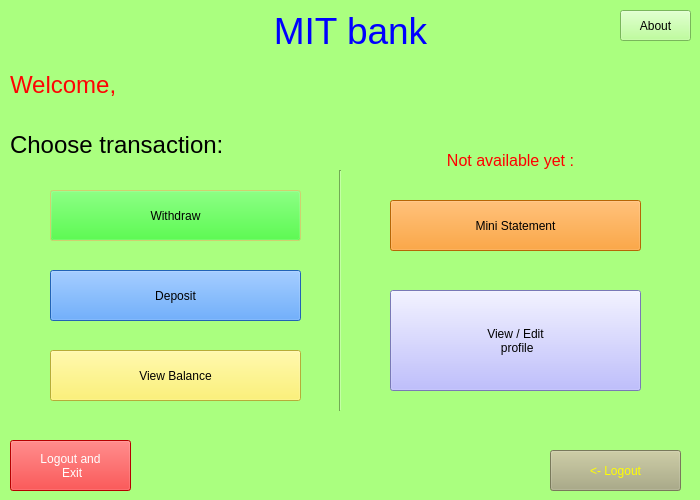
<?xml version="1.0" encoding="UTF-8"?>
<ui version="4.0">
 <class>Options</class>
 <widget class="QDialog" name="Options">
  <property name="geometry">
   <rect>
    <x>0</x>
    <y>0</y>
    <width>700</width>
    <height>500</height>
   </rect>
  </property>
  <property name="minimumSize">
   <size>
    <width>700</width>
    <height>500</height>
   </size>
  </property>
  <property name="maximumSize">
   <size>
    <width>700</width>
    <height>500</height>
   </size>
  </property>
  <property name="windowTitle">
   <string>Transactions</string>
  </property>
  <property name="styleSheet">
   <string notr="true">background-color: rgb(170, 255, 127);</string>
  </property>
  <widget class="QLabel" name="label_2">
   <property name="geometry">
    <rect>
     <x>0</x>
     <y>10</y>
     <width>701</width>
     <height>41</height>
    </rect>
   </property>
   <property name="minimumSize">
    <size>
     <width>200</width>
     <height>0</height>
    </size>
   </property>
   <property name="text">
    <string>&lt;html&gt;&lt;head/&gt;&lt;body&gt;&lt;p align=&quot;center&quot;&gt;&lt;span style=&quot; font-size:28pt; color:#0000ff;&quot;&gt;MIT bank&lt;/span&gt;&lt;/p&gt;&lt;/body&gt;&lt;/html&gt;</string>
   </property>
  </widget>
  <widget class="QPushButton" name="withdraw">
   <property name="geometry">
    <rect>
     <x>50</x>
     <y>190</y>
     <width>251</width>
     <height>51</height>
    </rect>
   </property>
   <property name="styleSheet">
    <string notr="true">font: 75 23pt &quot;Tahoma&quot;;
background-color: rgb(0, 255, 0);
selection-color: rgb(170, 0, 255);
border-color: rgb(0, 0, 0);
selection-background-color: rgb(255, 255, 127);</string>
   </property>
   <property name="text">
    <string>Withdraw</string>
   </property>
  </widget>
  <widget class="Line" name="line">
   <property name="geometry">
    <rect>
     <x>330</x>
     <y>170</y>
     <width>20</width>
     <height>241</height>
    </rect>
   </property>
   <property name="orientation">
    <enum>Qt::Vertical</enum>
   </property>
  </widget>
  <widget class="QPushButton" name="pushButton_2">
   <property name="geometry">
    <rect>
     <x>390</x>
     <y>200</y>
     <width>251</width>
     <height>51</height>
    </rect>
   </property>
   <property name="styleSheet">
    <string notr="true">font: 75 23pt &quot;Tahoma&quot;;
background-color: rgb(255, 143, 7);
selection-color: rgb(170, 0, 255);
border-color: rgb(0, 0, 0);
selection-background-color: rgb(255, 255, 127);</string>
   </property>
   <property name="text">
    <string>Mini Statement</string>
   </property>
  </widget>
  <widget class="QPushButton" name="viewBalance">
   <property name="geometry">
    <rect>
     <x>50</x>
     <y>350</y>
     <width>251</width>
     <height>51</height>
    </rect>
   </property>
   <property name="styleSheet">
    <string notr="true">font: 75 23pt &quot;Tahoma&quot;;
background-color: rgb(255, 241, 79);
selection-color: rgb(170, 0, 255);
border-color: rgb(0, 0, 0);
selection-background-color: rgb(255, 255, 127);</string>
   </property>
   <property name="text">
    <string>View Balance</string>
   </property>
  </widget>
  <widget class="QPushButton" name="deposit">
   <property name="geometry">
    <rect>
     <x>50</x>
     <y>270</y>
     <width>251</width>
     <height>51</height>
    </rect>
   </property>
   <property name="styleSheet">
    <string notr="true">font: 75 23pt &quot;Tahoma&quot;;
background-color: rgb(48, 138, 255);
selection-color: rgb(170, 0, 255);
border-color: rgb(0, 0, 0);
selection-background-color: rgb(255, 255, 127);</string>
   </property>
   <property name="text">
    <string>Deposit</string>
   </property>
  </widget>
  <widget class="QPushButton" name="logout">
   <property name="geometry">
    <rect>
     <x>550</x>
     <y>450</y>
     <width>131</width>
     <height>41</height>
    </rect>
   </property>
   <property name="styleSheet">
    <string notr="true">font: 75 15pt &quot;Tahoma&quot;;
color: rgb(255, 255, 0);
background-color: rgb(170, 170, 127);
selection-color: rgb(170, 0, 255);
border-color: rgb(0, 0, 0);
selection-background-color: rgb(255, 255, 127);</string>
   </property>
   <property name="text">
    <string>&lt;- Logout</string>
   </property>
  </widget>
  <widget class="QPushButton" name="pushButton_7">
   <property name="geometry">
    <rect>
     <x>390</x>
     <y>290</y>
     <width>251</width>
     <height>101</height>
    </rect>
   </property>
   <property name="styleSheet">
    <string notr="true">font: 75 23pt &quot;Tahoma&quot;;
background-color: rgb(170, 170, 255);
selection-color: rgb(170, 0, 255);
border-color: rgb(0, 0, 0);
selection-background-color: rgb(255, 255, 127);</string>
   </property>
   <property name="text">
    <string>View / Edit
 profile</string>
   </property>
  </widget>
  <widget class="QPushButton" name="pushButton_5">
   <property name="geometry">
    <rect>
     <x>620</x>
     <y>10</y>
     <width>71</width>
     <height>31</height>
    </rect>
   </property>
   <property name="text">
    <string>About</string>
   </property>
  </widget>
  <widget class="QPushButton" name="pushButton_8">
   <property name="geometry">
    <rect>
     <x>10</x>
     <y>440</y>
     <width>121</width>
     <height>51</height>
    </rect>
   </property>
   <property name="styleSheet">
    <string notr="true">font: 75 12pt &quot;Tahoma&quot;;
color: rgb(255, 255, 255);
background-color: rgb(255, 0, 0);
selection-color: rgb(170, 0, 255);
border-color: rgb(0, 0, 0);
selection-background-color: rgb(255, 255, 127);</string>
   </property>
   <property name="text">
    <string>Logout and
 Exit</string>
   </property>
  </widget>
  <widget class="QLabel" name="label_3">
   <property name="geometry">
    <rect>
     <x>430</x>
     <y>150</y>
     <width>161</width>
     <height>21</height>
    </rect>
   </property>
   <property name="text">
    <string>&lt;html&gt;&lt;head/&gt;&lt;body&gt;&lt;p align=&quot;center&quot;&gt;&lt;span style=&quot; font-size:12pt; color:#ff0000;&quot;&gt;Not available yet :&lt;/span&gt;&lt;/p&gt;&lt;/body&gt;&lt;/html&gt;</string>
   </property>
  </widget>
  <widget class="QLabel" name="label_4">
   <property name="geometry">
    <rect>
     <x>300</x>
     <y>70</y>
     <width>371</width>
     <height>21</height>
    </rect>
   </property>
   <property name="text">
    <string/>
   </property>
  </widget>
  <widget class="QLabel" name="label">
   <property name="geometry">
    <rect>
     <x>10</x>
     <y>130</y>
     <width>231</width>
     <height>31</height>
    </rect>
   </property>
   <property name="text">
    <string>&lt;html&gt;&lt;head/&gt;&lt;body&gt;&lt;p&gt;&lt;span style=&quot; font-size:18pt;&quot;&gt;Choose transaction: &lt;/span&gt;&lt;/p&gt;&lt;/body&gt;&lt;/html&gt;</string>
   </property>
  </widget>
  <widget class="QLabel" name="label_5">
   <property name="geometry">
    <rect>
     <x>10</x>
     <y>70</y>
     <width>111</width>
     <height>31</height>
    </rect>
   </property>
   <property name="text">
    <string>&lt;html&gt;&lt;head/&gt;&lt;body&gt;&lt;p&gt;&lt;span style=&quot; font-size:18pt; color:#fe0303;&quot;&gt;Welcome,&lt;/span&gt;&lt;/p&gt;&lt;/body&gt;&lt;/html&gt;</string>
   </property>
  </widget>
  <widget class="QLabel" name="welcomeName">
   <property name="geometry">
    <rect>
     <x>130</x>
     <y>70</y>
     <width>421</width>
     <height>31</height>
    </rect>
   </property>
   <property name="styleSheet">
    <string notr="true">font: 20pt &quot;MS Shell Dlg 2&quot;;
color: rgb(85, 0, 127);</string>
   </property>
   <property name="text">
    <string>&lt;html&gt;&lt;head/&gt;&lt;body&gt;&lt;p&gt;&lt;br/&gt;&lt;/p&gt;&lt;/body&gt;&lt;/html&gt;</string>
   </property>
  </widget>
 </widget>
 <tabstops>
  <tabstop>withdraw</tabstop>
  <tabstop>deposit</tabstop>
  <tabstop>viewBalance</tabstop>
  <tabstop>logout</tabstop>
  <tabstop>pushButton_5</tabstop>
  <tabstop>pushButton_8</tabstop>
  <tabstop>pushButton_2</tabstop>
  <tabstop>pushButton_7</tabstop>
 </tabstops>
 <resources/>
 <connections/>
</ui>
